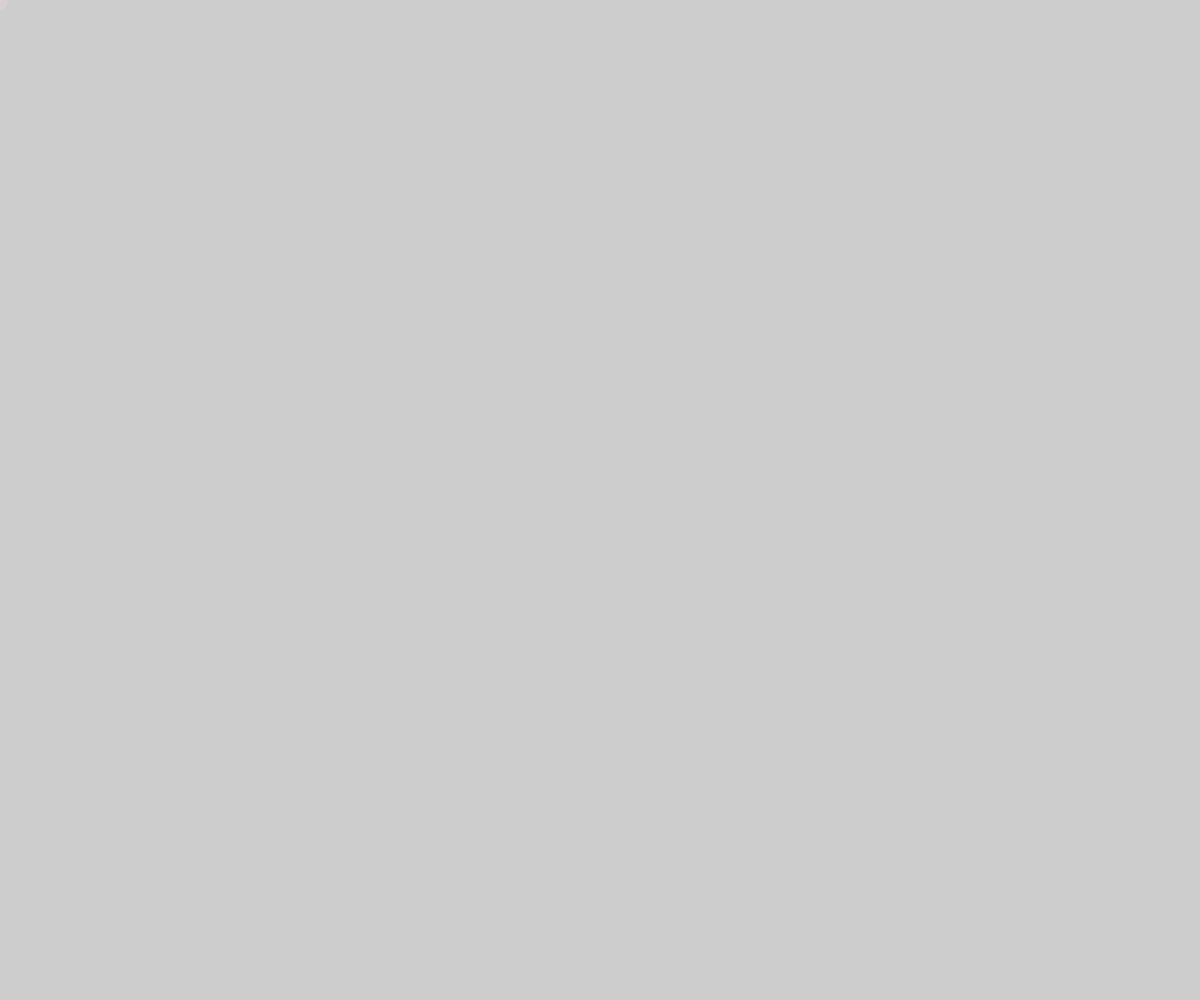
Frame 1 (no input)
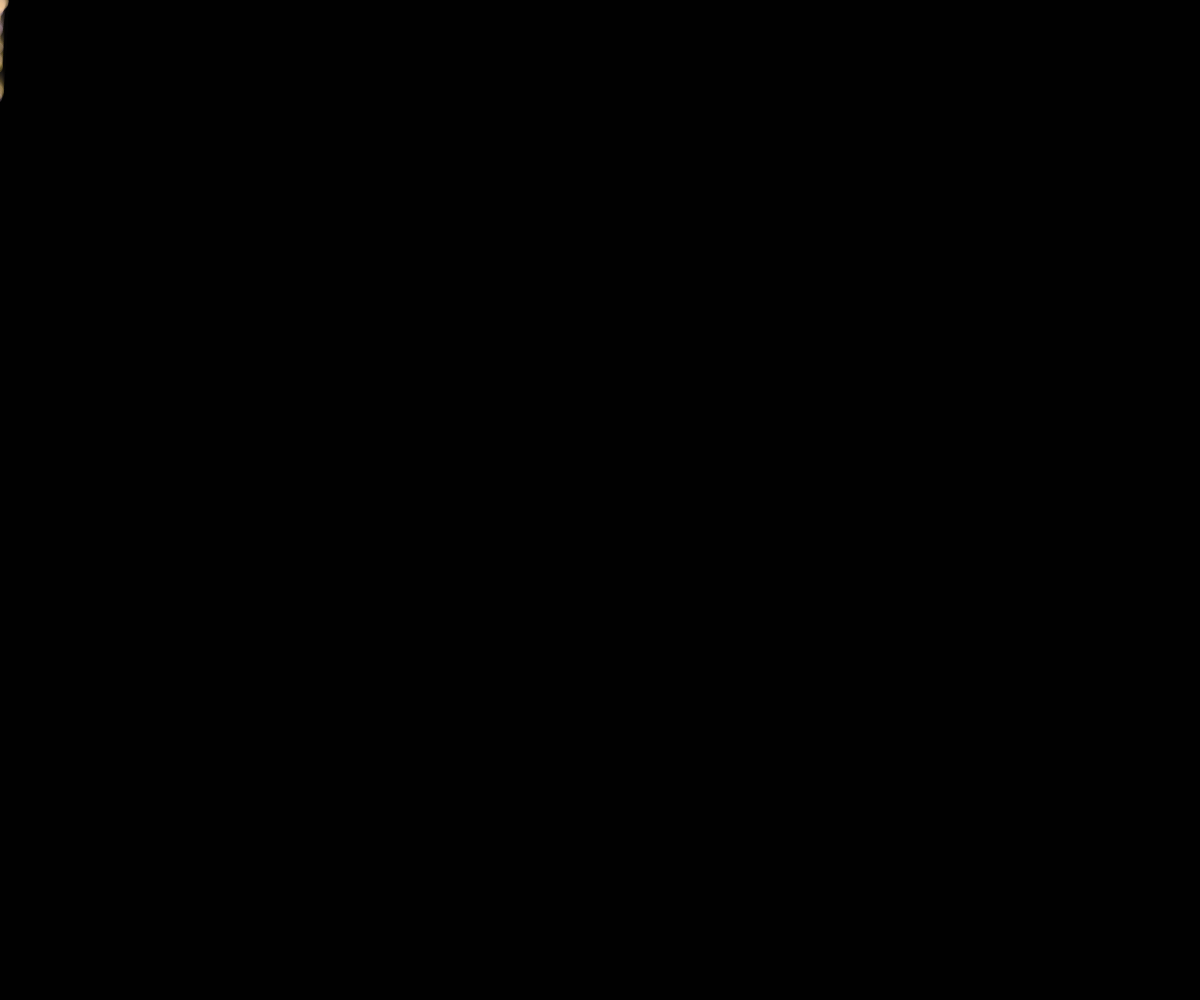
Frame 60 (no input)
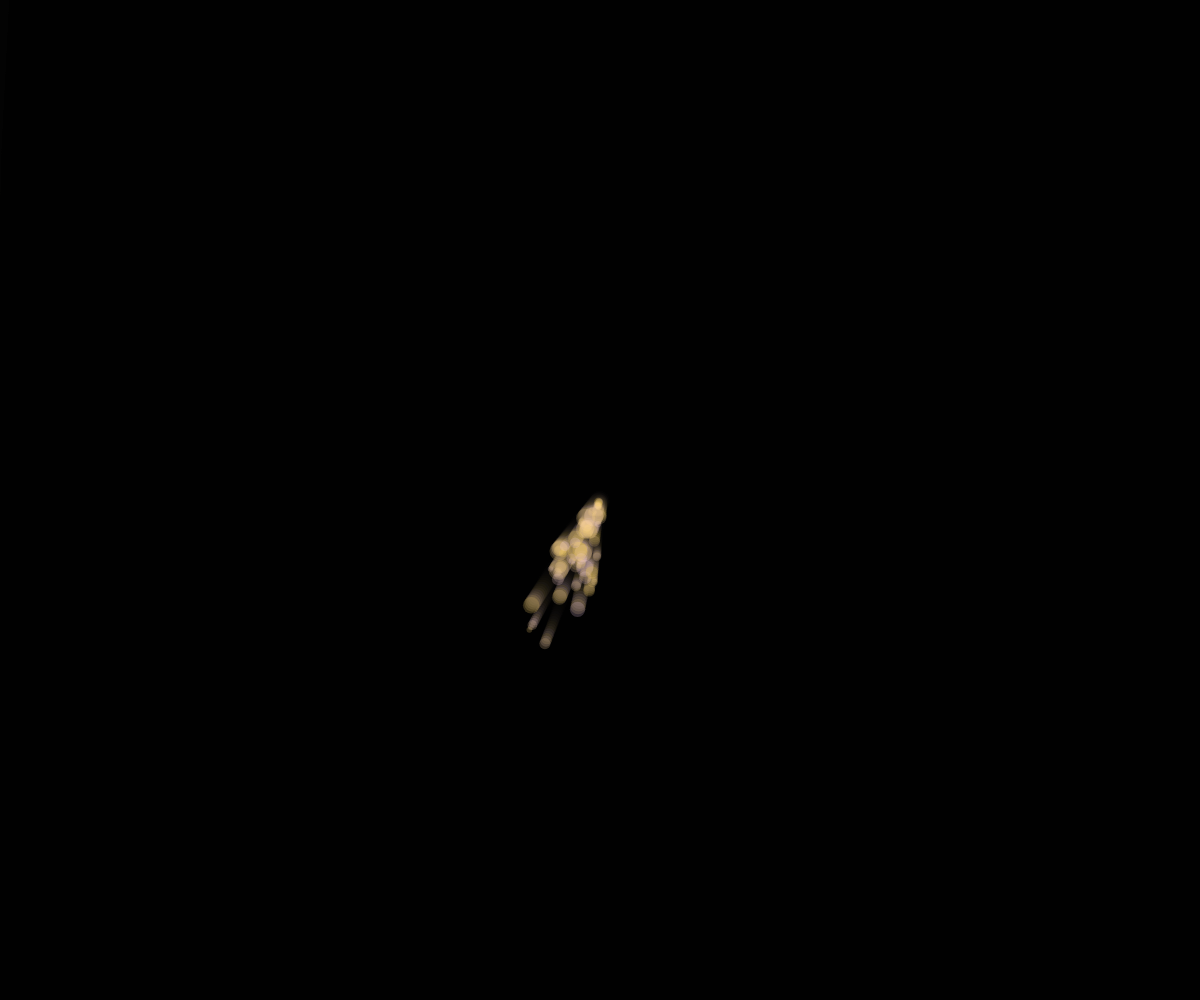
Frame 120 (the mouse pressed at the canvas centre since frame 60)

The p5.js sketch that drew these frames (run headless with seeded random() and noise() and a simulated clock; from frame 60 on, the mouse is pressed at the canvas centre):

// p5.js sketch
// ── sketch.js
let sistema = [];

function setup() {
  createCanvas(windowWidth, windowHeight);
  angleMode(DEGREES);
}

function draw() {
  background(0, 50);

  let p = new Particula();
  sistema.push(p);

  for (let i = 0; i < sistema.length; i++) {
    if (sistema[i].estaMuerta) {
      sistema.splice(i, 1);
    }
  }

  for (let i = 0; i < sistema.length; i++) {
    sistema[i].update();
    sistema[i].display();
  }
}

// ── Particula.js
class Particula {
  constructor() {
    this.tamInicial = random(5, 20);
    this.tam = this.tamInicial;
    this.estaMuerta = false;
    this.tiempoDeVidaInicial = Math.ceil(random(10, 300));
    this.tiempoDeVida = this.tiempoDeVidaInicial;

    this.pos = createVector(mouseX, mouseY);

    this.vel = createVector(0, random(1, 3));
    this.vel.rotate(random(40));

    this.g = createVector(0, -0.001);
  }
  // Metodo -> method update
  update() {
    this.vel.add(this.g);
    this.pos.add(this.vel);

    this.tam = map(
      this.tiempoDeVida,
      0,
      this.tiempoDeVidaInicial,
      0,
      this.tamInicial
    );

    this.tiempoDeVida -= 1;

    if (this.tiempoDeVida <= 0) {
      this.estaMuerta = true;
      circle(this.pos.x, this.pos.y, this.tamInicial);
    }
    //print("ups, me mori!");
  }
  // Metodo -> method display
  display() {
    fill(255, 215, random(64, 255), 50);
    noStroke();
    circle(this.pos.x, this.pos.y, this.tamInicial);
  }
}
